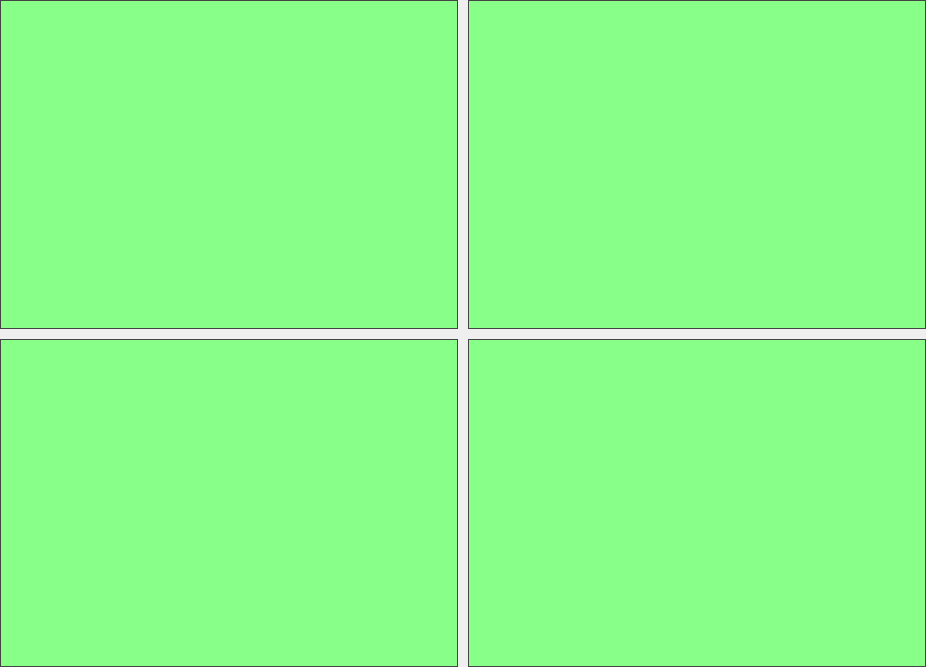
<?xml version="1.0" encoding="UTF-8"?>
<ui version="4.0">
 <class>Form</class>
 <widget class="QWidget" name="Form">
  <property name="geometry">
   <rect>
    <x>0</x>
    <y>0</y>
    <width>926</width>
    <height>667</height>
   </rect>
  </property>
  <property name="windowTitle">
   <string>Form</string>
  </property>
  <layout class="QVBoxLayout" name="verticalLayout">
   <property name="spacing">
    <number>10</number>
   </property>
   <property name="leftMargin">
    <number>0</number>
   </property>
   <property name="topMargin">
    <number>0</number>
   </property>
   <property name="rightMargin">
    <number>0</number>
   </property>
   <property name="bottomMargin">
    <number>0</number>
   </property>
   <item>
    <widget class="QFrame" name="container1">
     <property name="frameShape">
      <enum>QFrame::NoFrame</enum>
     </property>
     <property name="frameShadow">
      <enum>QFrame::Raised</enum>
     </property>
     <layout class="QHBoxLayout" name="horizontalLayout">
      <property name="spacing">
       <number>10</number>
      </property>
      <property name="leftMargin">
       <number>0</number>
      </property>
      <property name="topMargin">
       <number>0</number>
      </property>
      <property name="rightMargin">
       <number>0</number>
      </property>
      <property name="bottomMargin">
       <number>0</number>
      </property>
      <item>
       <widget class="PlotWidget" name="plotA" native="true">
        <property name="sizePolicy">
         <sizepolicy hsizetype="Expanding" vsizetype="Expanding">
          <horstretch>0</horstretch>
          <verstretch>1</verstretch>
         </sizepolicy>
        </property>
        <property name="autoFillBackground">
         <bool>false</bool>
        </property>
        <property name="styleSheet">
         <string notr="true">background-color: #8F8;
border: 1px solid #444;</string>
        </property>
       </widget>
      </item>
      <item>
       <widget class="PlotWidget" name="plotB" native="true">
        <property name="sizePolicy">
         <sizepolicy hsizetype="Expanding" vsizetype="Expanding">
          <horstretch>0</horstretch>
          <verstretch>1</verstretch>
         </sizepolicy>
        </property>
        <property name="autoFillBackground">
         <bool>false</bool>
        </property>
        <property name="styleSheet">
         <string notr="true">background-color: #8F8;
border: 1px solid #444;</string>
        </property>
       </widget>
      </item>
     </layout>
    </widget>
   </item>
   <item>
    <widget class="QFrame" name="container2">
     <property name="frameShape">
      <enum>QFrame::NoFrame</enum>
     </property>
     <property name="frameShadow">
      <enum>QFrame::Raised</enum>
     </property>
     <layout class="QHBoxLayout" name="horizontalLayout_2">
      <property name="spacing">
       <number>10</number>
      </property>
      <property name="leftMargin">
       <number>0</number>
      </property>
      <property name="topMargin">
       <number>0</number>
      </property>
      <property name="rightMargin">
       <number>0</number>
      </property>
      <property name="bottomMargin">
       <number>0</number>
      </property>
      <item>
       <widget class="PlotWidget" name="plotC" native="true">
        <property name="sizePolicy">
         <sizepolicy hsizetype="Expanding" vsizetype="Expanding">
          <horstretch>0</horstretch>
          <verstretch>1</verstretch>
         </sizepolicy>
        </property>
        <property name="autoFillBackground">
         <bool>false</bool>
        </property>
        <property name="styleSheet">
         <string notr="true">background-color: #8F8;
border: 1px solid #444;</string>
        </property>
       </widget>
      </item>
      <item>
       <widget class="PlotWidget" name="plotD" native="true">
        <property name="sizePolicy">
         <sizepolicy hsizetype="Expanding" vsizetype="Expanding">
          <horstretch>0</horstretch>
          <verstretch>1</verstretch>
         </sizepolicy>
        </property>
        <property name="autoFillBackground">
         <bool>false</bool>
        </property>
        <property name="styleSheet">
         <string notr="true">background-color: #8F8;
border: 1px solid #444;</string>
        </property>
       </widget>
      </item>
     </layout>
    </widget>
   </item>
  </layout>
 </widget>
 <customwidgets>
  <customwidget>
   <class>PlotWidget</class>
   <extends>QWidget</extends>
   <header>pyqtgraph</header>
   <container>1</container>
  </customwidget>
 </customwidgets>
 <resources/>
 <connections/>
</ui>
